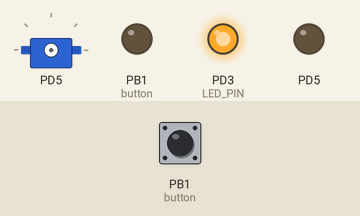
A program run on a simulated ATmega328P, built with avr-gcc and emulated at 1 MHz. Parts: servo, output pins drawn as LEDs (lit = HIGH). Inputs (shaded band) come from the test bench; at power-on: PB1 (button) HIGH. Servo pulses on a pin are drawn as a servo (544–2400 µs = 0–180°); pins used as bus, display or sensor lines are not drawn.

Above: at 1.4 s.
1.5 s: PB1 (button) pulled LOW for 0.25 s
At 2.0 s:
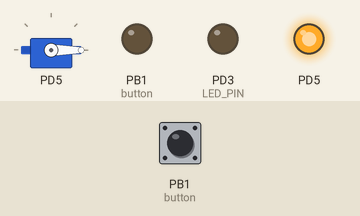
Timing chart, 0 to 4.5 s (numbered marks = the images above; inputs shaded):
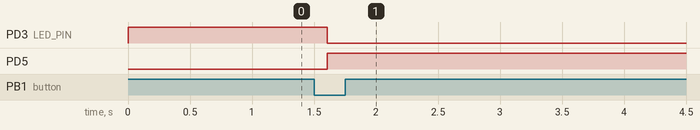

Measured:
- after the input at 1.5 s, PD3 (LED_PIN): HIGH → LOW after 0.11 s; PD5: LOW → HIGH after 0.11 s

The program:

main.c
```c
/*
 * Created: 5/2/2019 19:30
 * Author : Gabi Kazav
 */

/* AVRDude commands:
* Verify ISP: avrdude.exe -p m328p -c usbtiny
* Copy file: copy c:\Users\Kazav\avr\MentosMachne\MentosMachne\Debug\MentosMachne.hex .
* Write file to chip: avrdude.exe -p m328p -c usbtiny -U flash:w:MentosMachne.hex
*/

#include <avr/io.h>
#include <avr/interrupt.h>

enum timer_todo {
	GO_SLEEP,
	MOTOR_BACK,
	MOTOR_DROP,
	};

#define F_CPU 1000000L
#define POT_ADC_PIN 0
#define LED_PIN PD3
#define LED_SECONDS 30
#define MOTOR_SECONDS 3
#define MOTOR_P90_MS 20
#define MOTOR_M90_MS 10

volatile uint8_t timer1_end_todo;
volatile uint8_t counter_timer_overflow;
volatile uint8_t wip;

void adc_init() {
	// Wake ADC up from sleep
	PRR &= ~(1 << 0); // PRADC=0
	// ADREF = AVcc [REFS0=1, REFS1=0]
	// ADLAR = 1
	ADMUX = (1 << 6) | (1 << 5); // 01100000
	ADCSRA = (1 << 7) | (1 << 1) | (1 << 0); // 10000011
}

uint8_t adc_read(uint8_t ch) {
	adc_init();
	// Masking channel to be 0-3 (PC0-PC3)
	ch &= 3;
	// Setting the multiplex to be the "ch", clearing the 2 bits first
	ADMUX = (ADMUX & 0xFC) | ch; //FC = 11111100, ch is 00|01|10|11
	// Start conversation
	ADCSRA |= (1 << 6);
	// Waiting for the conversation to finish with rechecking the ADCS
	while (ADCSRA & (1 << 6));
	// Once the conversation over I read the result and empty the flag
	ADCSRA |= (1 << 4); // ADIF
	return ADCH;
}

void set_pins_direction() {
	// Setting ADC0=PC0 as input
	DDRC = 0;
	// Setting bus D as input, for INT0-PD2 interrupts
	DDRD = 0;
	// Setting bus B as input, we will use PB1 as input
	DDRB = 0;
	// Setting PD3, PD5 as output (PWM - OC2B, OC0B)
	DDRD = (1 << PD3) | (1 << PD5);
}

void setup() {
	// Disabling all digital input buffers on ADC pins [21.9.5, p.266]
	DIDR0 = 0x3F;
	DIDR1 = 0x03; // 20.3.3 p.249
	// Disabling Analog comperator for reducing power
	ACSR |= (1 << 7); // [20.3.2 p.247]
	// Disable Timers [12.9.2, p.109]
	TCCR0A = 0;
	TCCR1A = 0;
	TCCR2A = 0;
	TCCR0B = 0;
	TCCR1B = 0;
	TCCR2B = 0;
	// Disable Watchdog timer [p.50]
	MCUSR &= ~(1 << 3); // WDRF clear (not mendatory)
	WDTCSR = (1 << 4); // WDCE (change enabler)
	WDTCSR = 0; // clear WDE and all register
	// Disabling USART, Disabling SPI, Disabling TWI and Reducing power [7.11.3 p.45]
	PRR = 0xF7;
	wip = 0;
}

void pwm_led_start(uint8_t val) {
	// PRTIM2 to 0, canceling power reduce, OC2A as output
	PRR &= ~(1 << 6); // Enabling timer2 on PRR
	TCNT2 = 0; // clearing counter
	// Setting Fast PWM non-inverted mode, TOP = OCRA, with prescaler of 32
	TCCR2A = (1 << 5) | (1 << 1) | (1 << 0);
	TCCR2B = (1 << 3) | (1 << 1) | (1 << 0);
	OCR2A = 82; // TOP Value, with 122hz cycle, TOP=82 will give 100hz cycle
	if (val > 100) val = 100; // limiting val to 100%
	OCR2B = OCR2A * val / 100; //OCR2B set to TOPxN%
}

void stop_counter_timer1() {
	TCCR1A = 0;
	TCCR1B = 0;
}

void start_timer_seconds(uint8_t seconds) {
	// Using Timer1 in CTC mode with prescaler:
	// prescaler 1024: 1M/1024 = 976hz ticks. OCR0A of 195 will give TOV every 195x(1/976)=0.2.
	// counting 4 times TOV = 1 second.
	PRR &= ~(1 << 3); // Enabling timer1 on PRR
	counter_timer_overflow = seconds * 5; // starting from TOP and reducing to 0 every TOV interrupt
	TCNT1 = 0;
	TCCR1A = 0; // Normal port operation, CTC mode (WGM11=1) [13.11.1 p.134]
	TCCR1B = (1 << 3) | (1 << 2) | (1 << 0); // WGM12, CS10:2 = 1,0,1 = prescaler 1024
	OCR1A = 195; // 0.2 Second cycles
	TIMSK1 = (1 << 1); // OCIE1A - compare interrupt [13.11.8 p.139]
	SREG |= (1 << 7); // Enabling interrupt [4.3.1 p.10]
}

void pwm_servo_start() {
	wip = 1; // Working in progress, logic disable for INT0
	// PRTIM0 to 0, canceling power reduce, OC0B as output
	PRR &= ~(1 << 5); // Enabling timer0 on PRR
	TCNT0 = 0; // clearing counter
	// Setting Fast PWM non-inverted mode, TOP = OCRA, with prescaler of 256
	// Servo need 50hz cycles (20ms), so 1Mhz = 0.000001s x 256 presaler = 0.000256s. 20ms = 0.02s. 0.02 / 0.000256 = 78. TOP=78
	TCCR0A = (1 << 5) | (1 << 1) | (1 << 0); // set COM0B1, WGM01, WGM02
	TCCR0B = (1 << 3) | (1 << 2); // set WGM02, CS02
	OCR0A = 78; // TOP Value, with 3906hz cycle, TOP=78 will give 50hz cycle
	OCR0B = 1; //OCR0B set to -90c TOP=20ms, we need 0.3ms == 0.3/20*78 = 1
	timer1_end_todo = MOTOR_DROP;
	start_timer_seconds(MOTOR_SECONDS);
}

void motor_drop() {
	OCR0B = 10; // 2.5/20*78 = 10
	timer1_end_todo = MOTOR_BACK;
	start_timer_seconds(MOTOR_SECONDS);
}

void motor_back() {
	OCR0B = 1;
	timer1_end_todo = GO_SLEEP;
	start_timer_seconds(MOTOR_SECONDS);
	wip = 0;
}

void sleep_power() {
	// Reducing power [7.10 p.42]
	// Disabling ADC and ADC clock and Timer0:2
	PRR |= (1 << 0) | (1 << 6) | (1 << 5) | (1 << 3); // PRADC=1, PRTIM2=1, PRTIM0=1, PRTIM1=1
	ADCSRA &= (1 << 7); // ADEN=0
	// Disable Timer0 for the motor
	//TCCR0A = 0;
	//TCCR0B = 0;
	// Disable Timer2 for the led
	//TCCR2A = 0;
	//TCCR2B = 0;
	// Disable Timer1 for counting
	//TCCR1A = 0;
	//TCCR1B = 0;
	// Set all pins as input
	DDRB = 0;
	DDRC = 0;
	DDRD = 0;
	// Interrupts
	EICRA = (1 << 1) | (1 << 0); // Enable INT0 rising edge interrupt. ISC01:0=1,1 [10.2.1 p.71]
	EIMSK = (1 << 0); // INT0 interrupt enable [10.2.2 p.72]
	SREG |= (1 << 7); // Enabling interrupt [4.3.1 p.10]
	// Set sleep mode
	SMCR = (1 << 2); // Power-Down mode [7.11.1 p.44]
	// Disable BOD on sleep [p.44] less than 3 cycles before sleep
	MCUCR = (1 << 6) | (1 << 5);
	MCUCR &= ~(1<<BODSE);  // [7.11.2 p.44]
	// Go To sleep
	SMCR |= (1 << 0); // SE=1 (Sleep enable)
}

void led_power_on(uint8_t adc_ch) {
	uint8_t level = adc_read(adc_ch);
	pwm_led_start(level);
	timer1_end_todo = GO_SLEEP;
	PORTB |= (1 << PB1); // pull up resistor on input button
	start_timer_seconds(LED_SECONDS);
}

int main() {
	setup();
	set_pins_direction();
	led_power_on(POT_ADC_PIN);
	while (1);
}

ISR(INT0_vect) {
	if (!wip) {
		EIFR = (1 << 0); // clear flag [10.2.3 p.72]
		EIMSK &= ~(1 << 0); // Disabling interrupt [10.2.2 p.72]
		SREG &= ~(1 << 7); // Disabling interrupt [4.3.1 p.10]
		SMCR = 0x0F; // clearing SE [7.11.1 p.44]
		PRR &= ~((1 << 0) | (1 << 6)); // Enabling ADC and Timer2
		set_pins_direction();
		led_power_on(POT_ADC_PIN);
	}
}

ISR(TIMER1_COMPA_vect) {
	TIFR1 = (1 << 1); // clear flag [13.11.9 p.140]
	counter_timer_overflow -= 1;
	if ((!(DDRB & (1 << PB1))) && (!(PINB & (1 << PB1)))) { // pin is input and button is pressed
		stop_counter_timer1();
		counter_timer_overflow = 0;
		// Disabling the button (as output + clear pin)
		DDRB |= (1 << PB1);
		PORTB &= ~(1 << PB1);
		// Shut button led and stop PWM on Timer2
		OCR2B = 0;
		TCCR2A = 0;
		TCCR2B = 0;
		pwm_servo_start();
	}
	else if (counter_timer_overflow == 0) {
		if (timer1_end_todo == GO_SLEEP)
			sleep_power();
		else if (timer1_end_todo == MOTOR_BACK)
			motor_back();
		else if (timer1_end_todo == MOTOR_DROP)
			motor_drop();
	}
}
```
